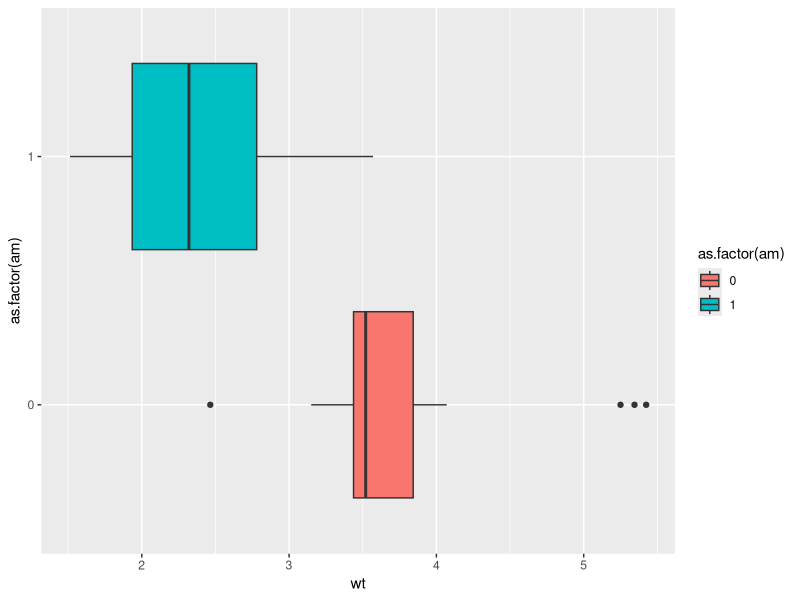
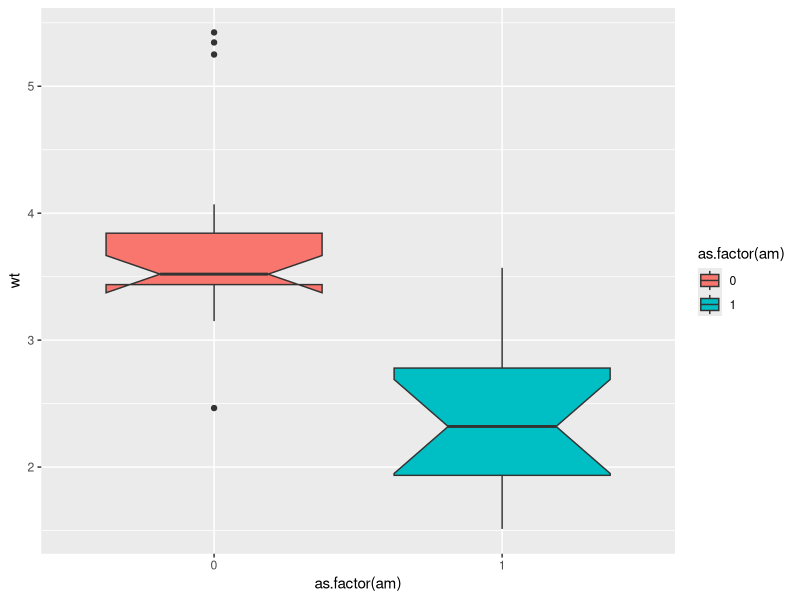
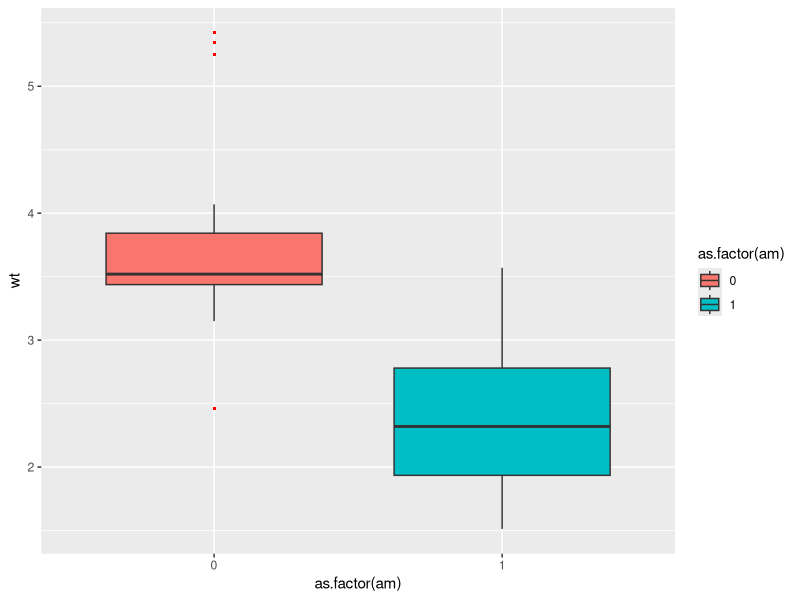
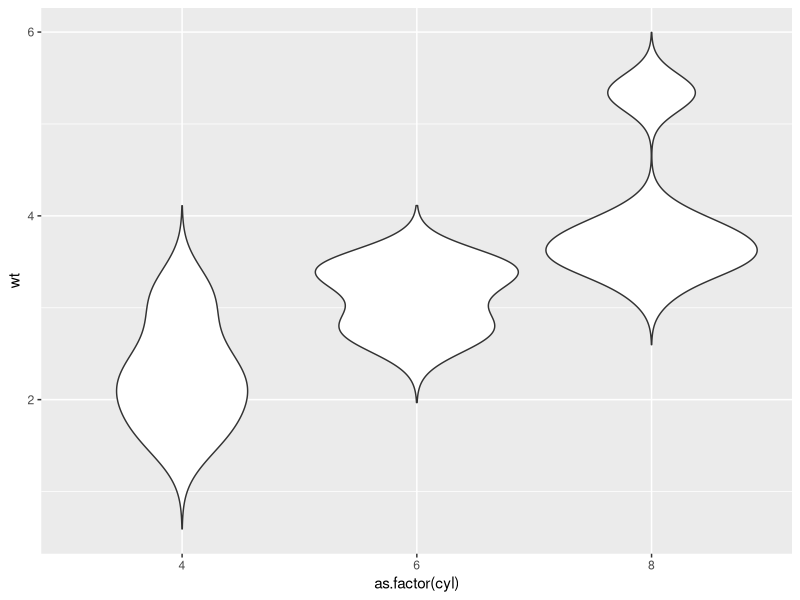

Write R code to recreate these figures, in order.
library(ggplot2)
mtc = mtcars
attach(mtc) 
#Coordindate flipping
f1 = ggplot(mtc, aes(x = as.factor(am), y = wt, fill = as.factor(am)))
f1 + coord_flip() + geom_boxplot()

#Notch (boxplot)
f1 + geom_boxplot(notch = TRUE)

#Changing outlier plot character, size and colour (boxplot)
f1 + geom_boxplot(outlier.colour = "red", outlier.shape = 15, outlier.size = 0.7)

#Trim (violin)
f2 = ggplot(data = mtc, aes(x = as.factor(cyl), y = wt))
f2 + geom_violin(trim = FALSE)